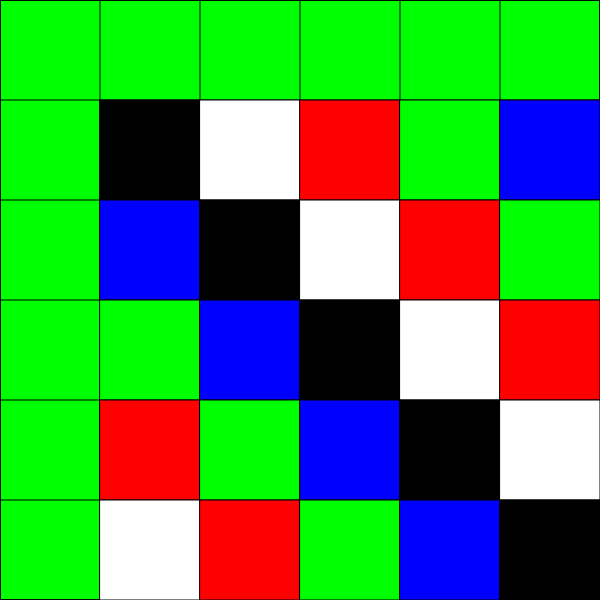
Frame 1 (no input)
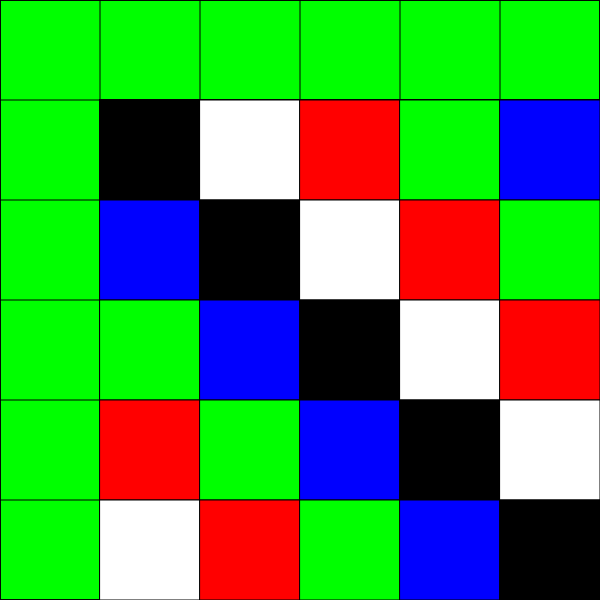
Frame 60 (no input)
Frame 120 (the mouse pressed at the canvas centre since frame 60): identical to frame 60, image omitted

The p5.js sketch that drew these frames (run headless with seeded random() and noise() and a simulated clock; from frame 60 on, the mouse is pressed at the canvas centre):

// p5.js sketch
// ── sketch.js
class Grid {
  constructor() {
    this.colours = [[[0, 0, 0], [0, 0, 255], [0, 255, 0], [255, 0, 0], [255, 255, 255]],
                   [[255, 255, 255], [0, 0, 0], [0, 0, 255], [0, 255, 0], [255, 0, 0]],
                   [[255, 0, 0], [255, 255, 255], [0, 0, 0], [0, 0, 255], [0, 255, 0]],
                   [[0, 255, 0], [255, 0, 0], [255, 255, 255], [0, 0, 0], [0, 0, 255]],
                   [[0, 0, 255], [0, 255, 0], [255, 0, 0], [255, 255, 255], [0, 0, 0]]];
  }

  changeColour(i, j) {
    let cell = JSON.stringify(this.colours[i][j])
    if (cell == JSON.stringify([0, 0, 0])) {
      this.colours[i][j] = [0, 0, 255];
    } else if (cell == JSON.stringify([0, 0, 255])) {
      this.colours[i][j] = [0, 255, 0];
    } else if (cell == JSON.stringify([0, 255, 0])) {
      this.colours[i][j] = [255, 0, 0];
    } else if (cell == JSON.stringify([255, 0, 0])) {
      this.colours[i][j] = [255, 255, 255];
    } else if (cell == JSON.stringify([255, 255, 255])) {
      this.colours[i][j] = [0, 0, 0];
    }
  }

  getColour(i, j) {
    return this.colours[i][j];
  }
}

function setup() {
  //setup canvas
  createCanvas(600, 600);
  //set the background
  background(0, 255, 0);
  let i;
  for (i = 1; i < 6; i++) {
    line(i * 100, 0, i * 100, 600);
    line(0, i * 100, 600, i * 100);
    line(0,0,0,600);
    line(0,0,600,0);
    line(600,0,600,600);
    line(0,600,600,600);
  }
}

var grid = new Grid()
function draw() {
  for (let i = 1; i < 6; i++) {
    let x = i * 100;
    for (let j = 1; j < 6; j++) {
      let y = j * 100;
      if (mouseIsPressed && x < mouseX && mouseX < x + 100 && y < mouseY && mouseY < y + 100) {
        grid.changeColour(i - 1, j - 1);
      }
      fill(grid.getColour(i - 1, j - 1));
      rect(x, y, 100, 100);
    }
  }
}


// ── style.css
html {
    height: 100%;
}

body {
    background-color: gray;
    background-image: url(images/background-adare-restaurant.jpg);
    background-size: cover;
    background-repeat: no-repeat;
    background-position: center;
}

.container {
    margin-left: auto;
    margin-right: auto;
    width: 1024px;
}

header {
    height: 110px;
    text-align: center;
}

nav {
    background-color: rgba(0, 0, 0, 0.3);
    text-align: center;
    padding-top: 15px;
    padding-bottom: 15px;
}

main {
    text-align: center;
    padding-left: 240px;
    padding-right: 240px;
    padding-top: 50px;
    padding-bottom: 50px;
}

section {
    margin-top: 50px;
    margin-bottom: 50px;
}

footer {
    background-color: rgba(0, 0, 0, 0.5);
    margin-top: 50px;
    margin-bottom: 50px;
    text-align: center;
}

main h1 {
    font-size: 85px;
    color: white;
    font-family: Arial, Helvetica, sans-serif;
}

main p {
    font-size: 20px;
    color: white;
    font-family: Arial, Helvetica, sans-serif;
}

main a {
    color: white;
}

nav a {
    color: white;
    text-decoration: none;
    font-size: 15px;
    font-family: Arial, Helvetica, sans-serif;
    padding-left: 5px;
    padding-right: 5px;
}

footer p {
    font-size: 10px;
    color: white;
    font-family: Arial, Helvetica, sans-serif;
    padding-top: 30px;
    padding-bottom: 30px;
}
// ── styles.css
/* Reset some default styles */
* {
    margin: 0;
    padding: 0;
    box-sizing: border-box;
}

/* Body and general layout */
body {
    font-family: Arial, sans-serif;
    line-height: 1.6;
    background-color: #f4f4f4;
    color: #333;
}

header {
    background-color: #333;
    color: white;
    padding: 10px 0;
    position: sticky;
    top: 0;
    width: 100%;
}

header nav ul {
    display: flex;
    justify-content: center;
    list-style-type: none;
}

header nav ul li {
    margin: 0 15px;
}

header nav ul li a {
    color: white;
    text-decoration: none;
    font-weight: bold;
}

/* Home Section */
#home .hero {
    background-color: #6c5b7b;
    color: white;
    padding: 80px 20px;
    text-align: center;
}

#home .hero h1 {
    font-size: 3rem;
}

#home .hero p {
    font-size: 1.2rem;
}

/* About Section */
#about {
    padding: 40px 20px;
    background-color: #fff;
    text-align: center;
}

#about h2 {
    font-size: 2rem;
    margin-bottom: 20px;
}

/* Portfolio Section */
#portfolio {
    padding: 40px 20px;
    background-color: #f9f9f9;
}

#portfolio h2 {
    font-size: 2rem;
    text-align: center;
    margin-bottom: 30px;
}

.portfolio-grid {
    display: grid;
    grid-template-columns: 1fr 1fr 1fr;
    gap: 20px;
}

.portfolio-item {
    background-color: #fff;
    padding: 20px;
    border-radius: 8px;
    box-shadow: 0 2px 8px rgba(0, 0, 0, 0.1);
}

.portfolio-item h3 {
    font-size: 1.5rem;
    margin-bottom: 10px;
}

/* Contact Section */
#contact {
    padding: 40px 20px;
    background-color: #fff;
    text-align: center;
}

#contact h2 {
    font-size: 2rem;
    margin-bottom: 20px;
}

#contact ul {
    list-style-type: none;
}

#contact ul li {
    margin: 10px 0;
}

/* Footer */
footer {
    background-color: #333;
    color: white;
    text-align: center;
    padding: 10px 0;
    position: relative;
    bottom: 0;
    width: 100%;
}
